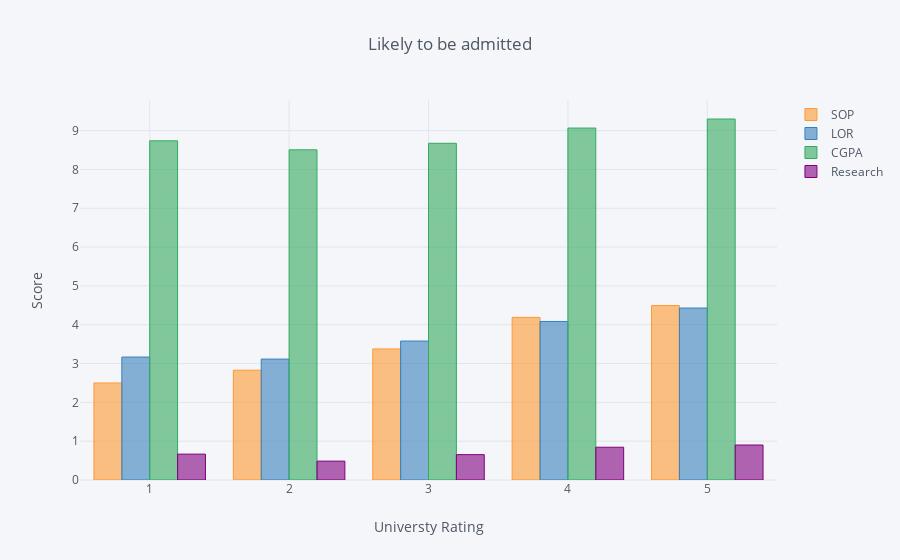
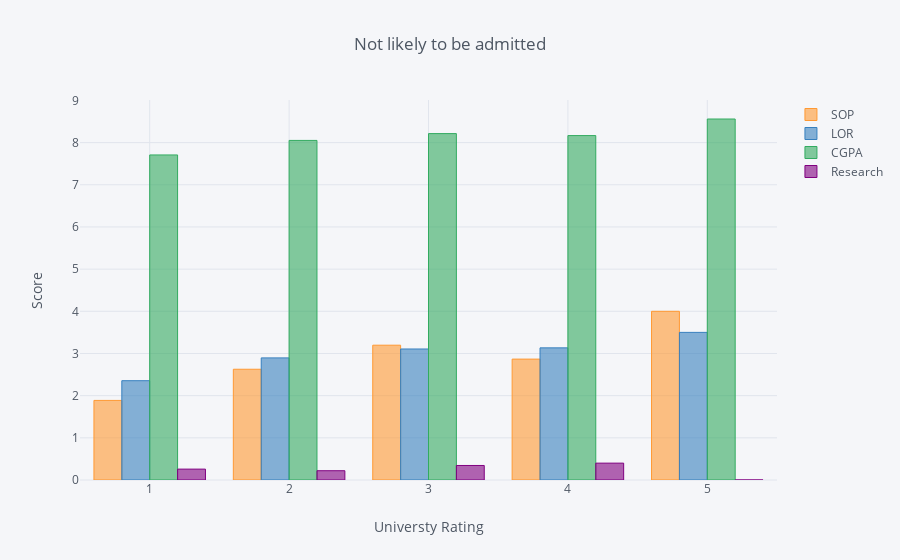

Notebook source saved alongside these figures, in order:
### Code cell
likely.drop(['GRE Score','TOEFL Score'],axis=1).iplot(kind='bar',title='Likely to be admitted',xTitle='Universty Rating',yTitle='Score')
not_likely.drop(['GRE Score','TOEFL Score'],axis=1).iplot(kind='bar',title='Not likely to be admitted',xTitle='Universty Rating',yTitle='Score')

### Figure 1 — Plotly figure (JSON) as saved in the notebook; plotly's stock layout.template omitted (floating-point values rounded to 4 significant figures)
{"data": [{"marker": {"color": "rgba(255, 153, 51, 0.6)", "line": {"color": "rgba(255, 153, 51, 1.0)", "width": 1}}, "name": "SOP", "orientation": "v", "text": "", "type": "bar", "uid": "ed3301d3-f1c1-42b1-ad02-55594e29dd8b", "x": [1, 2, 3, 4, 5], "y": [2.5, 2.829, 3.376, 4.189, 4.493]}, {"marker": {"color": "rgba(55, 128, 191, 0.6)", "line": {"color": "rgba(55, 128, 191, 1.0)", "width": 1}}, "name": "LOR", "orientation": "v", "text": "", "type": "bar", "uid": "c42f0ba3-467d-4093-91df-6db7622ada24", "x": [1, 2, 3, 4, 5], "y": [3.167, 3.114, 3.579, 4.083, 4.43]}, {"marker": {"color": "rgba(50, 171, 96, 0.6)", "line": {"color": "rgba(50, 171, 96, 1.0)", "width": 1}}, "name": "CGPA", "orientation": "v", "text": "", "type": "bar", "uid": "9d182111-2716-44d0-ad6f-927698865c56", "x": [1, 2, 3, 4, 5], "y": [8.737, 8.505, 8.673, 9.065, 9.298]}, {"marker": {"color": "rgba(128, 0, 128, 0.6)", "line": {"color": "rgba(128, 0, 128, 1.0)", "width": 1}}, "name": "Research", "orientation": "v", "text": "", "type": "bar", "uid": "a9dfa04f-5921-4bc7-8736-cf636b6f8430", "x": [1, 2, 3, 4, 5], "y": [0.6667, 0.4857, 0.6535, 0.8444, 0.9014]}], "layout": {"legend": {"bgcolor": "#F5F6F9", "font": {"color": "#4D5663"}}, "paper_bgcolor": "#F5F6F9", "plot_bgcolor": "#F5F6F9", "title": {"font": {"color": "#4D5663"}, "text": "Likely to be admitted"}, "xaxis": {"gridcolor": "#E1E5ED", "showgrid": true, "tickfont": {"color": "#4D5663"}, "title": {"font": {"color": "#4D5663"}, "text": "Universty Rating"}, "zerolinecolor": "#E1E5ED"}, "yaxis": {"gridcolor": "#E1E5ED", "showgrid": true, "tickfont": {"color": "#4D5663"}, "title": {"font": {"color": "#4D5663"}, "text": "Score"}, "zerolinecolor": "#E1E5ED"}}}

### Figure 2 — Plotly figure (JSON) as saved in the notebook; plotly's stock layout.template omitted (floating-point values rounded to 4 significant figures)
{"data": [{"marker": {"color": "rgba(255, 153, 51, 0.6)", "line": {"color": "rgba(255, 153, 51, 1.0)", "width": 1}}, "name": "SOP", "orientation": "v", "text": "", "type": "bar", "uid": "091f0cf2-21cc-4195-8a84-f46120e5a178", "x": [1, 2, 3, 4, 5], "y": [1.887, 2.626, 3.197, 2.867, 4]}, {"marker": {"color": "rgba(55, 128, 191, 0.6)", "line": {"color": "rgba(55, 128, 191, 1.0)", "width": 1}}, "name": "LOR", "orientation": "v", "text": "", "type": "bar", "uid": "79876af3-8bd4-446e-a54b-56c9d9605d5e", "x": [1, 2, 3, 4, 5], "y": [2.355, 2.896, 3.107, 3.133, 3.5]}, {"marker": {"color": "rgba(50, 171, 96, 0.6)", "line": {"color": "rgba(50, 171, 96, 1.0)", "width": 1}}, "name": "CGPA", "orientation": "v", "text": "", "type": "bar", "uid": "e316f3c7-0ef3-497e-9ffd-62ae52f6b88d", "x": [1, 2, 3, 4, 5], "y": [7.708, 8.052, 8.214, 8.167, 8.56]}, {"marker": {"color": "rgba(128, 0, 128, 0.6)", "line": {"color": "rgba(128, 0, 128, 1.0)", "width": 1}}, "name": "Research", "orientation": "v", "text": "", "type": "bar", "uid": "4ea6296a-5dfc-4610-8d73-c9cbdac229a8", "x": [1, 2, 3, 4, 5], "y": [0.2581, 0.2198, 0.3443, 0.4, 0]}], "layout": {"legend": {"bgcolor": "#F5F6F9", "font": {"color": "#4D5663"}}, "paper_bgcolor": "#F5F6F9", "plot_bgcolor": "#F5F6F9", "title": {"font": {"color": "#4D5663"}, "text": "Not likely to be admitted"}, "xaxis": {"gridcolor": "#E1E5ED", "showgrid": true, "tickfont": {"color": "#4D5663"}, "title": {"font": {"color": "#4D5663"}, "text": "Universty Rating"}, "zerolinecolor": "#E1E5ED"}, "yaxis": {"gridcolor": "#E1E5ED", "showgrid": true, "tickfont": {"color": "#4D5663"}, "title": {"font": {"color": "#4D5663"}, "text": "Score"}, "zerolinecolor": "#E1E5ED"}}}
